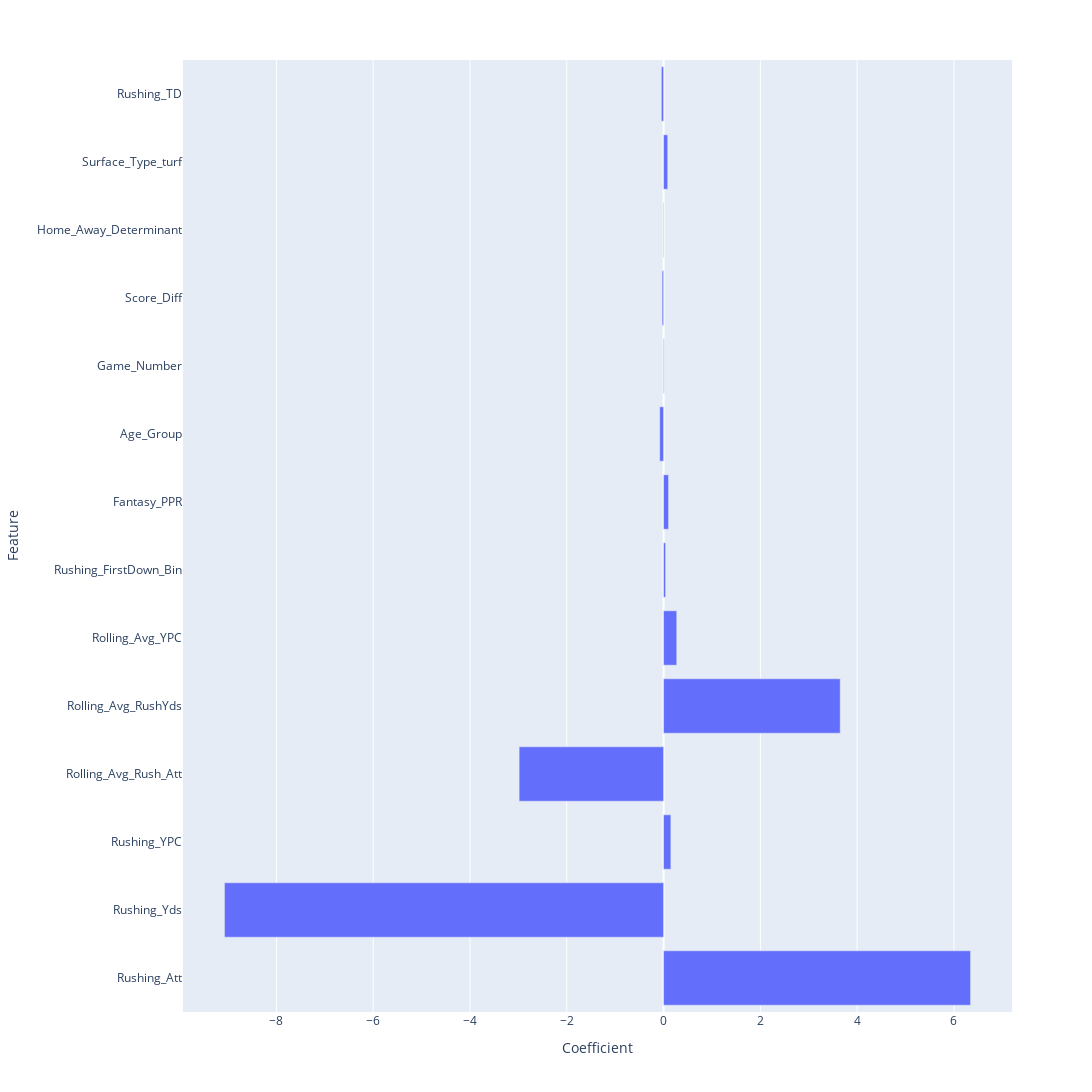

Notebook code cell kept with this figure:
### Markdown cell above
### Logistic Regression Evaluation

The Confusion Matrix reflects a fairly balanced detection of performance dips with small number of incorrect classifications <br>

In regards to the Precision-Recall tradeoff, the precision curve is able to maintain high value across wide range of recall.  Notably, average precision massively outperforms chance which indicates the model is far more effective than individual attempting to classify performance dips <br>

Rushing Attempts is deemed by far the most important feature based on its odds ratio score.  Increased workload and usage of running backs is seen to correlate with a performance dip.  Rushing Yards conversely is a negative predictor, indicating that more yards rushed reflects good performance and makes a player's performance dip less likely

### Code cell
plt.plot(thresholds, precision[:-1]) 
plt.plot(thresholds, recall[:-1])
plt.plot(thresholds, f1_scores[:-1])
plt.axvline(best_threshold, ls='--')
plt.legend(['Precision','Recall','F1'])  

y_predict = best_lr_pipe.predict_proba(x_val_lr)[:,1]
y_predict_custom = (y_predict >= best_threshold).astype(int)


#Evaluating Model through Confusion Matrix
c_matrix = metrics.confusion_matrix(y_val, y_predict_custom)
print(c_matrix)

#Heatmap of Confusion Matrix
classes = [0,1]
fig, ax = plt.subplots()
ticks = np.arange(len(classes))
plt.xticks = (ticks, classes)
plt.yticks = (ticks, classes)
sns.heatmap(pd.DataFrame(c_matrix), annot=True, fmt='.5g', cmap='crest')
ax.xaxis.set_label_position("top")
plt.tight_layout()
plt.title('Confusion Matrix', y=1.1)
plt.xlabel('Predicted Label')
plt.ylabel('Actual Label')

#Classification Report
targetNames = ['No Performance Dip', 'Performance Dip']
print(classification_report(y_val, y_predict_custom,target_names=targetNames))

#Precision Recall Curve
display = PrecisionRecallDisplay.from_estimator(best_lr_pipe, x_val_lr, y_val, plot_chance_level=True)

#Computing Feature Importance
lr_est = best_lr_pipe.named_steps['clf']
coefficients = lr_est.coef_[0]
oddsRatio = np.exp(coefficients)
pd.set_option('display.max_rows', 500)
featureImportance = pd.DataFrame({
    'Feature': x_train_lr.columns,
    'Coefficient': coefficients,
    'Odd_Ratio':  oddsRatio
})
print("\nFeature Importance (Coefficient and Odds Ratio):")
print(featureImportance.sort_values(by='Coefficient', ascending=False))

#Visualization of Feature Importance
fig = px.bar(featureImportance, x='Coefficient', y='Feature', width=1600, height=1200)
fig.update_yaxes(tickfont=dict(size=12))
fig.show()

### Figure 1 — Plotly figure (JSON) as saved in the notebook; plotly's stock layout.template omitted (floating-point values rounded to 4 significant figures)
{"data": [{"hovertemplate": "Coefficient=%{x}<br>Feature=%{y}<extra></extra>", "legendgroup": "", "marker": {"color": "#636efa", "pattern": {"shape": ""}}, "name": "", "orientation": "h", "showlegend": false, "textposition": "auto", "type": "bar", "x": [6.343, -9.074, 0.1508, -2.984, 3.65, 0.2721, 0.04214, 0.1028, -0.0798, 0.01118, -0.02959, -0.006598, 0.08545, -0.04523], "xaxis": "x", "y": ["Rushing_Att", "Rushing_Yds", "Rushing_YPC", "Rolling_Avg_Rush_Att", "Rolling_Avg_RushYds", "Rolling_Avg_YPC", "Rushing_FirstDown_Bin", "Fantasy_PPR", "Age_Group", "Game_Number", "Score_Diff", "Home_Away_Determinant", "Surface_Type_turf", "Rushing_TD"], "yaxis": "y"}], "layout": {"barmode": "relative", "height": 1200, "legend": {"tracegroupgap": 0}, "margin": {"t": 60}, "width": 1600, "xaxis": {"anchor": "y", "domain": [0, 1], "title": {"text": "Coefficient"}}, "yaxis": {"anchor": "x", "domain": [0, 1], "tickfont": {"size": 12}, "title": {"text": "Feature"}}}}
